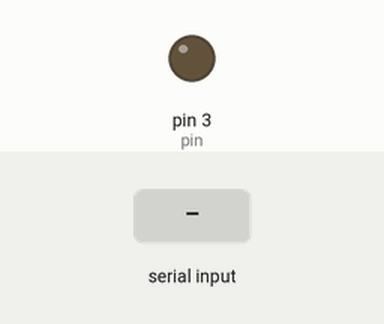
Recording of a sketch running on a simulated Arduino Uno, built with avr-gcc and run on an emulated ATmega328P. On the bench: output pins drawn as LEDs (lit = HIGH). The test bench sets the inputs (shaded band).

Above: at 1.2 s.
1.3 s: "1" received over Serial
At 2.0 s:
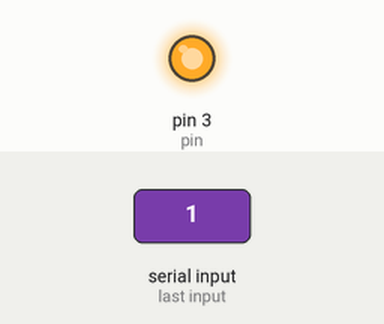
2.8 s: "0" received over Serial
At 3.2 s:
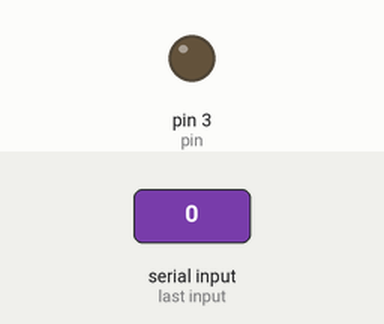
Timing chart, 0 to 5.8 s (numbered marks = the images above; inputs shaded):
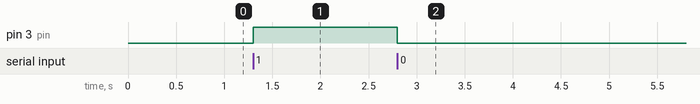

The sketch:

taser.ino
```cpp
int pin = 3;

void setup() {
  pinMode(pin, OUTPUT);
  Serial.begin(9600);
}

void loop() {
  // If receiving data from PC
  if (Serial.available() > 0) {
    char command = Serial.read();
    if (command == '1') {
      digitalWrite(pin, HIGH);  // Turn on
    } else if (command == '0') {
      digitalWrite(pin, LOW);  // Turn off
    }
  }
}
```

Measured:
- after the input at 1.3 s, pin 3 (pin): LOW → HIGH at once
- after the input at 2.8 s, pin 3 (pin): HIGH → LOW at once
